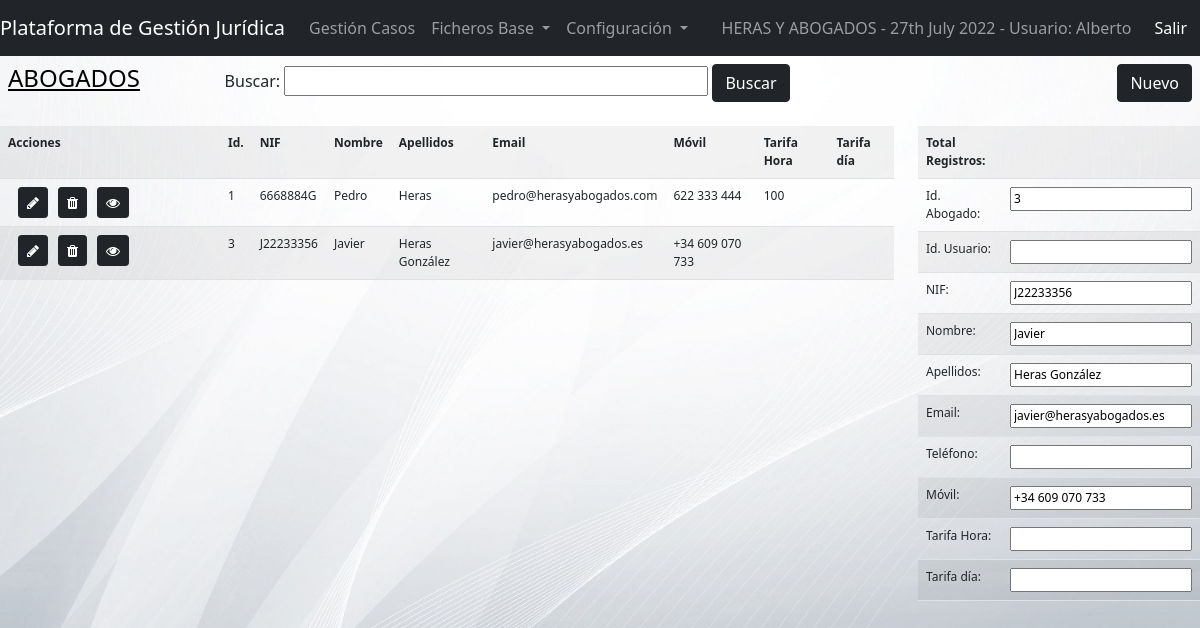
The page /view/employees.php?empid=3 (signed in) on the database its author committed.
### tables this page shows
CREATE TABLE IF NOT EXISTS `employees` (
  `EMPId` int(11) NOT NULL AUTO_INCREMENT,
  `EMPNatId` varchar(20) DEFAULT NULL,
  `EMPUsrId` varchar(20) DEFAULT NULL,
  `EMPType` varchar(10) DEFAULT NULL,
  `EMPName` varchar(75) NOT NULL,
  `EMPLastName` varchar(100) DEFAULT NULL,
  `EMPEmail` varchar(150) DEFAULT NULL,
  `EMPPhone` varchar(20) DEFAULT NULL,
  `EMPMobile` varchar(20) DEFAULT NULL,
  `EMPRateHour` float DEFAULT NULL,
  `EMPRateDay` float DEFAULT NULL,
  `EMPNotes` varchar(250) DEFAULT NULL,
  `EMPDateInsert` datetime DEFAULT NULL,
  `EMPInsertBy` varchar(50) DEFAULT NULL,
  `EMPDateUpdate` datetime DEFAULT NULL,
  `EMPUpdateBy` varchar(50) DEFAULT NULL,
  PRIMARY KEY (`EMPId`)
);

### model/dbcrud.php (called while the page is built, shortened)
<?php
    class dbcrud {
        public function sql ($sql){
            $dbConn = new dbconn();
            $dbConn->connect();
            $conn = $dbConn->getConn();
            $result = $conn->query($sql);
            return $result;
        }
    }
?>

### controller/cntEmployee.php (the view, shortened to what this page needs)
<?php
    include_once '../model/dbcrud.php';
    function selectEmployees(){
        $empCrud = new dbcrud();
        if (isset ($_SESSION['empfilter'])) {
            $filter = $_SESSION['empfilter'];
            $sql = "SELECT * FROM employees WHERE EMPName LIKE '%:filter%' OR EMPLastName LIKE '%:filter%' OR EMPEmail LIKE '%:filter%'";
            $sql = str_replace(':filter', $filter, $sql);
        }
        else {
            $sql = "SELECT * FROM employees";
        }
        echo '<tr>'
                . '<th style="width:220px">Acciones</th><th>Id.</th><th>NIF</th><th>Nombre</th><th>Apellidos</th><th>Email</th><th>Móvil</th><th>Tarifa Hora</th><th>Tarifa día</th>'
           . '</tr>';
        $result = $empCrud->sql($sql);
        if ($result->num_rows > 0) {
          while($row = $result->fetch_assoc()) {
            echo '<tr><td><a href="employeedata.php?empupdate&empid='.$row["EMPId"].'" target="_blank" class="btn btn-dark btn-sm" role="button" data-toggle="tooltip" data-placement="top" title="Editar" style="margin-left: 10px"><i class="fa fa-pencil" aria-hidden="true"></i></a>'
                    .'<a href="employeedata.php?empdelete&empid='.$row["EMPId"].'" target="_blank" class="btn btn-dark btn-sm" role="button" data-toggle="tooltip" data-placement="top" title="Eliminar" style="margin-left: 10px"><i class="fa fa-trash" aria-hidden="true"></i></a>'
                    .'<a href="employees.php?empid='.$row["EMPId"].'" class="btn btn-dark btn-sm" role="button" data-toggle="tooltip" data-placement="top" title="Ver" style="margin-left: 10px"><i class="fa fa-eye" aria-hidden="true"></i></a></td>'
                    . '<td>'.$row["EMPId"].'</td><td>'.$row["EMPNatId"].'</td><td>'.$row["EMPName"].'</td>'
                    . '<td>'.$row["EMPLastName"].'</td><td>'.$row["EMPEmail"].'</td><td>'.$row["EMPMobile"].'</td><td>'.$row["EMPRateHour"].'</td><td>'.$row["EMPRateDay"].'</td>'
                .'</tr>';
            }
        }
        else {
            $_SESSION['numemp'] = 0;
        }
    }
    function showEmp($idemp){
        $crud = new dbcrud();
        $sql = "SELECT * FROM employees WHERE EMPId = " . $idemp;
        $result = $crud->sql($sql);
        if ($result->num_rows > 0) {
            while($row = $result->fetch_assoc()) {
            echo '<tr><td>Id. Abogado:</td><td><input type="text" name="empid" readonly="true" value="'.$row["EMPId"].'"></td></tr>'
                . '<tr><td>Id. Usuario:</td><td><input type="text" name="empusrid" value="'.$row["EMPUsrId"].'"></td></tr>'
                . '<tr><td>NIF:</td><td><input type="text" name="empnatid" value="'.$row["EMPNatId"].'"></td></tr>'
                . '<tr><td>Nombre:</td><td><input type="text" name="empname" value="'.$row["EMPName"].'"></td></tr>'
                . '<tr><td>Apellidos:</td><td><input type="text" name="emplastname" value="'.$row["EMPLastName"].'"></td></tr>'
                . '<tr><td>Email:</td><td><input type="text" name="empemail" value="'.$row["EMPEmail"].'"></td></tr>'
                . '<tr><td>Teléfono:</td><td><input type="text" name="empphone" value="'.$row["EMPPhone"].'"></td></tr>'
                . '<tr><td>Móvil:</td><td><input type="text" name="empmobile" value="'.$row["EMPMobile"].'"></td></tr>'
                . '<tr><td>Tarifa Hora:</td><td><input type="text" name="empratehour" value="'.$row["EMPRateHour"].'"></td></tr>'
                . '<tr><td>Tarifa día:</td><td><input type="text" name="emprateday" value="'.$row["EMPRateDay"].'"></td></tr>';
            }
        }
    }
?>

### view/css/globalstyles.css (style rules this page uses)
.bgsilver { background-image: url('../imgs/bg04.jpg'); background-repeat: no-repeat; background-attachment: fixed; background-size: cover; }

### rows shown on the page
employees: EMPId "1", EMPNatId "6668884G", EMPName "Pedro", EMPLastName "Heras", EMPEmail "pedro@herasyabogados.com", EMPMobile "622 333 444", EMPRateHour "100"
employees: EMPId "3", EMPNatId "J22233356", EMPName "Javier", EMPLastName "Heras González", EMPEmail "javier@herasyabogados.es", EMPMobile "+34 609 070 733", empid "3", empnatid "J22233356", empname "Javier", emplastname "Heras González", empemail "javier@herasyabogados.es", empmobile "+34 609 070 733"

### other values the page prints
$_SESSION['username'] "Alberto"
